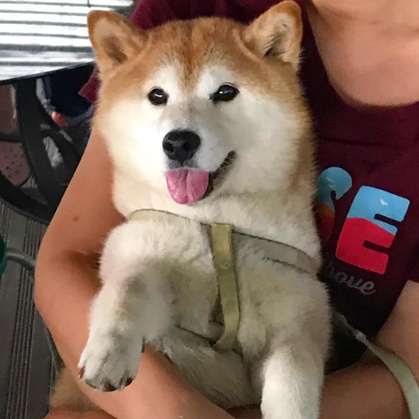
%> input picture Shiba_1.jpg, 419 x 419 px, shrunk from 958 x 958 before the run
$ octave GMM_2D.m   (GNU Octave 9; MATLAB toolbox functions it lacks are replaced by stand-ins)
%> lines starting %> are read from the running program, lines starting %| are printed output that depends on the picture

%% read file & RGB layer
image = imread("Shiba_1.jpg");
%> image is the input picture: size 419x419x3 uint8; mean R, G, B 128.2, 103.5, 90
copy = image;
img_gray = rgb2gray(image);
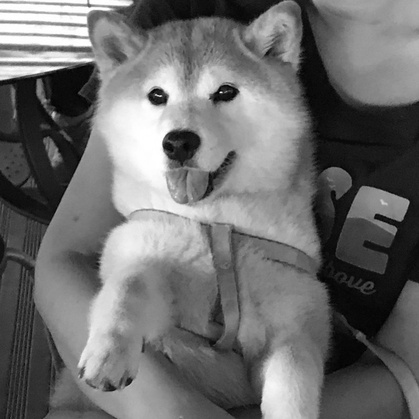
%> img_gray: size 419x419 uint8; min 0, max 255, mean 109.4
img_gray = double(img_gray);
%> img_gray: size 419x419 double
img = double(image);
[m,n, p] = size(img);
%> m = 419; n = 419; p = 3
num = m*n;
%> num = 175561
imgR = img(:,:,1); % R
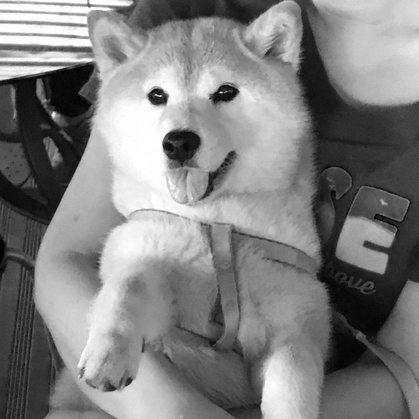
%> imgR: size 419x419 double; min 0, max 255, mean 128.2
imgG = img(:,:,2); % G
imgB = img(:,:,3); % B
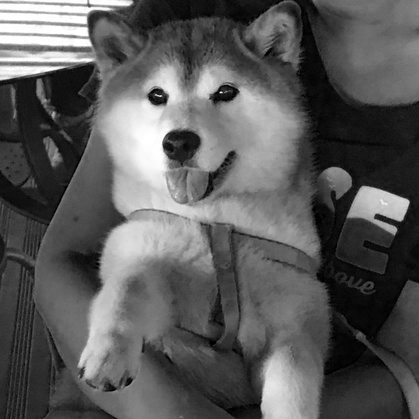
%> imgB: size 419x419 double; min 0, max 255, mean 90
data = zeros(num,3);
%% Normalization
imgR = imgR / 255;
imgG = imgG / 255;
imgB = imgB / 255;
data(:,1) = imgR(:);
data(:,2) = imgG(:);
data(:,3) = imgB(:);
k=3;
shiba1_3D_k3 = threeD(data, k, m, n);
shiba1_1D_k3 = oneD(img_gray, k, copy);
% [61 lines not run here, left out]
function [imgOutput] = threeD(data, k, m, n)
[pdf, color, v]= em_gaussian_3D(data, k);
%> after the loop in em_gaussian_3D, `for i = 1:k`: v = [0.266; 0.266; 0.266]
%> in em_gaussian_3D, `c_0 = color * 0;`: c_0 = [0 0 0; 0 0 0; 0 0 0]
%> in em_gaussian_3D, `v_0 = 0 * v;`: v_0 = [0; 0; 0]
%> in em_gaussian_3D, `energy=sum(sum((color-c_0).^2))+sum(sum((v-v_0).^2))+(sum((w-w_0).^2));`: energy = 3.76
%> the loop in em_gaussian_3D, `while energy > 10^(-6)` made 15 passes
%| Iteration 1
%| Iteration 2
%| Iteration 3
%| Iteration 4
%| Iteration 5
%| Iteration 6
%| Iteration 7
%| Iteration 8
%> (further printed lines are left out)
%> after the loop in em_gaussian_3D, `while energy > 10^(-6)`: v = [0.0762; 0.133; 0.106]
%> color = [0.18 0.11 0.108; 0.571 0.445 0.365; 0.884 0.841 0.787]; v = [0.0762; 0.133; 0.106]
imgReshape = zeros(n, 3);
kColor = jet(k);
kColor = color(:, 1:3);
%> kColor has the same summary as color
imgReshape = pdf * kColor;
imgOutput = zeros(m, n, 3);
for i = 1:3
    imgOutput(:, :, i) = reshape(imgReshape(:,i), [m,n]);
end
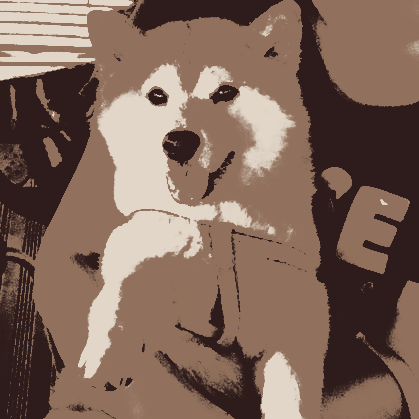
%> imgOutput: size 419x419x3 double; mean R, G, B 0.503, 0.406, 0.353
% imshow(imgOutput);
end

function [output] = oneD(img_gray, k, copy)
[pdf]= em_gaussian_1D(img_gray, k);
%先定義k種顏色
randcolor = zeros(k, 3);
for i = 1:k
    randcolor(i, :) = [randi(255) randi(255) randi(255)];
end
[s1 s2]=size(img_gray);
%tmp = zeros(s1*s2, 1);
for i=1 : s1*s2
        c = pdf(i, :);
        a=find(c==max(c));
        tmp(i, 1) = a(1);
end
mask = reshape(tmp, [s1 s2]);
output = copy;
for i = 1:s1
    for j = 1:s2
        ctmp = randcolor(mask(i,j), :);
        output(i,j, 1) = ctmp(1);%randcolor(mask(i,j), :);
        output(i,j, 2) = ctmp(2);
        output(i,j, 3) = ctmp(3);
    end
end
%imshow(output);
end
%% initial weight & probability matrix

%% function
function [pdf] = em_gaussian_1D(data, k)
%> called with k = 3
    X = data(:);
    m = size(X, 1);
%> m = 175561
    indeces = randperm(m); % 隨機更換順序
    mu = zeros(1, k);
    for i = 1:k
        mu(i) = X(indeces(i));
    end
%> after the loop, mu = [40 93 88]
    sigma = ones(1, k) * sqrt(var(X));
    phi = ones(1,k)*1/k;
    W = zeros(m,k);

    for iter = 1:1000
        fprintf('  EM Iteration %d\n', iter);
        pdf = zeros(m, k);
        %E
        for j = 1 : k
            pdf(:, j) = gaussian1D(X, mu(j), sigma(j));
            %meanDiff = bsxfun(@minus, X, mu(j, :));
            %pdf(:, j) =1 / sqrt((2*pi) * det(sigma{j})) * exp(-1/2 * sum((meanDiff * inv(sigma{j}) .* meanDiff), 2));
        end
        pdf_w = bsxfun(@times, pdf, phi);
        W = bsxfun(@rdivide, pdf_w, sum(pdf_w, 2));
        %M
        prevMu = mu;
        prevSig =sigma;
        for j = 1 : k
            phi(j) = mean(W(:, j));
            mu(j) = weightedAverage(W(:, j), X);
            variance = weightedAverage(W(:, j), (X - mu(j)).^2);
            sigma(j) = sqrt(variance);
        end

%         if ((mu-prevMu) < 10^(-3))
        if sum((mu-prevMu).^2) < 1
            break
        end
    end
%> (the run ends here)
